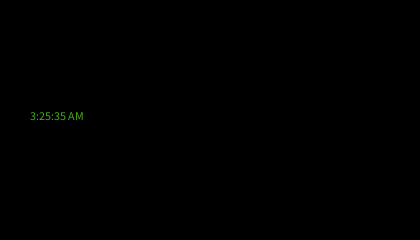
Frame 1 (no input)
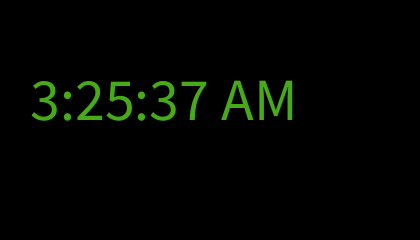
Frame 60 (the mouse pressed at the canvas centre just before this capture)
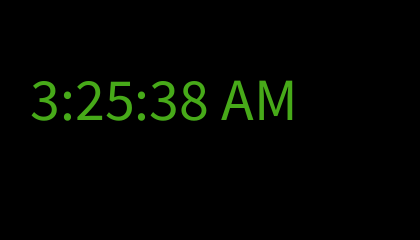
Frame 120 (the mouse held since frame 60 and released just before this capture)

The Processing sketch that drew these frames (run headless with seeded random() and noise(); from frame 60 on, the mouse is pressed at the canvas centre):

// Processing sketch: DigitalClock
// ── DigitalClock.pde
int h,m,s;
String pm;

int H = 420;
int W = 240;

int size = 60;

void setup(){
  size(420,240);
}

void draw(){
  background(0);
  
  s = second();
  m = minute();
  h = hour();
  
  if(h > 11){
    h = h-11;
    pm = "PM";
  }else{
    pm = "AM";
  }
  
  fill(#47aa19);
  text(h+":"+m+":"+s + " " + pm, (H / 2)-size*3, W / 2);
  textSize(size);
}
